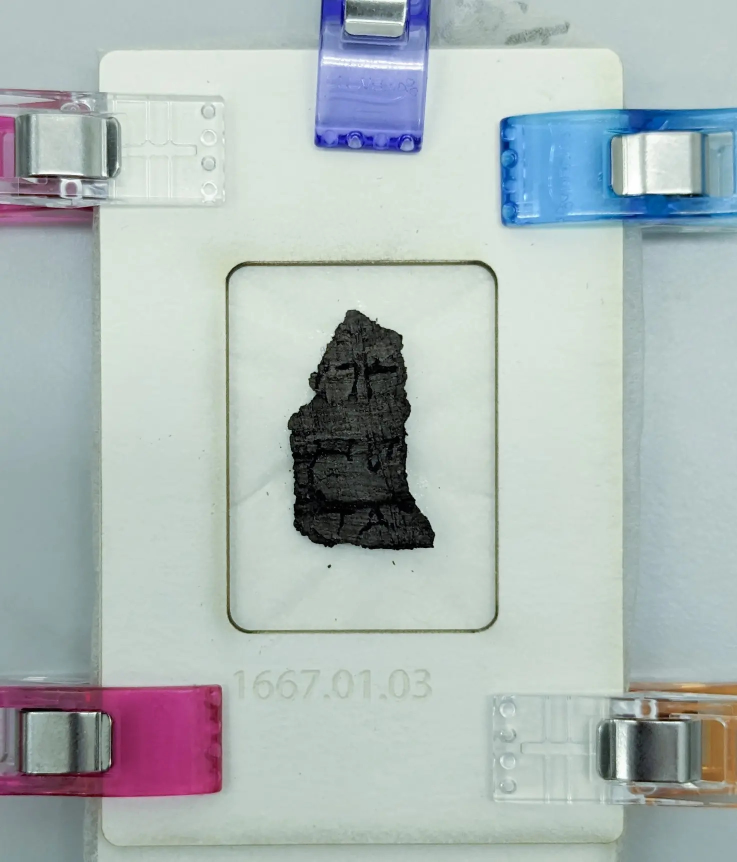
#> input picture images/input/PHerc1667Cr1Fr3_photo.jpg, 1474 x 1723 px (shown at 1/2 size)
$ python highlight_characters.py ../images/input/PHerc1667Cr1Fr3_photo.jpg
#> lines starting #> are read from the running program, lines starting #| are printed output that depends on the picture; after the words box and inside, x2 and y2 are one past the last pixel; in counts of white or black regions, pixels touching at a corner belong together
#!/usr/bin/env python3
"""
Highlight faint ink characters on a carbonized papyrus fragment photo.

Pipeline:
  1. Isolate the fragment (dark blob) from the white mount / clips.
  2. Boost local contrast (CLAHE) inside the fragment only.
  3. Extract thin, locally-different strokes (black-hat + top-hat, i.e. both
     darker-than-surroundings and lighter-than-surroundings strokes).
  4. Clean up noise, keep stroke-sized connected components.
  5. Save an overlay (colored strokes + boxes) and a contrast-enhanced image.

Usage:
    python highlight_characters.py artifact.jpg
    python highlight_characters.py artifact.jpg --kernel 15 --thresh 12 --min-area 25
    python highlight_characters.py artifact.jpg --debug      # saves intermediate masks

Requires: pip install opencv-python numpy
"""
import argparse
import os

import cv2
import numpy as np


def find_fragment_mask(gray, dark_thresh=None):
    """Return a binary mask of the dark fragment (largest dark blob)."""
    blur = cv2.GaussianBlur(gray, (5, 5), 0)
    if dark_thresh is None:
        # Otsu separates the dark charred papyrus from the bright mount
        dark_thresh, _ = cv2.threshold(blur, 0, 255, cv2.THRESH_BINARY + cv2.THRESH_OTSU)
        dark_thresh = min(dark_thresh, 110)  # the fragment is very dark; stay conservative
    mask = (blur < dark_thresh).astype(np.uint8) * 255

    # Keep only the largest connected component (the fragment itself)
    n, labels, stats, _ = cv2.connectedComponentsWithStats(mask, connectivity=8)
    if n <= 1:
        raise RuntimeError("No dark fragment found; try --dark-thresh.")
    largest = 1 + np.argmax(stats[1:, cv2.CC_STAT_AREA])
    mask = (labels == largest).astype(np.uint8) * 255

    # Fill holes (ink strokes can look like holes) and smooth the outline
    contours, _ = cv2.findContours(mask, cv2.RETR_EXTERNAL, cv2.CHAIN_APPROX_SIMPLE)
    filled = np.zeros_like(mask)
    cv2.drawContours(filled, contours, -1, 255, thickness=cv2.FILLED)
    filled = cv2.morphologyEx(filled, cv2.MORPH_CLOSE, np.ones((7, 7), np.uint8))
    return filled


def extract_strokes(gray, frag_mask, kernel_size, thresh):
    """Detect thin local-contrast strokes inside the fragment."""
    # Local contrast enhancement
    clahe = cv2.createCLAHE(clipLimit=4.0, tileGridSize=(8, 8))
    # Stretch the fragment's narrow intensity range first
    vals = gray[frag_mask > 0]
    lo, hi = np.percentile(vals, [1, 99])
    stretched = np.clip((gray.astype(np.float32) - lo) / max(hi - lo, 1) * 255, 0, 255).astype(np.uint8)
    enhanced = clahe.apply(stretched)
    enhanced = cv2.GaussianBlur(enhanced, (3, 3), 0)

    k = cv2.getStructuringElement(cv2.MORPH_ELLIPSE, (kernel_size, kernel_size))
    blackhat = cv2.morphologyEx(enhanced, cv2.MORPH_BLACKHAT, k)  # darker strokes
    tophat = cv2.morphologyEx(enhanced, cv2.MORPH_TOPHAT, k)      # lighter strokes
    strokes = cv2.max(blackhat, tophat)

    # Erode the fragment mask so the fragment's edge is not detected as a "stroke"
    inner = cv2.erode(frag_mask, np.ones((15, 15), np.uint8))
    strokes = cv2.bitwise_and(strokes, strokes, mask=inner)

    _, binary = cv2.threshold(strokes, thresh, 255, cv2.THRESH_BINARY)
    binary = cv2.morphologyEx(binary, cv2.MORPH_OPEN, np.ones((2, 2), np.uint8))
    binary = cv2.morphologyEx(binary, cv2.MORPH_CLOSE, np.ones((3, 3), np.uint8))
    return enhanced, strokes, binary


def filter_components(binary, min_area, max_area):
    """Keep connected components that are plausibly letter strokes."""
    n, labels, stats, _ = cv2.connectedComponentsWithStats(binary, connectivity=8)
    keep = np.zeros_like(binary)
    boxes = []
    for i in range(1, n):
        x, y, w, h, area = stats[i]
        if area < min_area or area > max_area:
            continue
        keep[labels == i] = 255
        boxes.append((x, y, w, h))
    return keep, boxes


def merge_boxes(boxes, shape, dilate=25):
    """Group nearby strokes into character-level boxes."""
    if not boxes:
        return []
    canvas = np.zeros(shape[:2], np.uint8)
    for x, y, w, h in boxes:
        cv2.rectangle(canvas, (x, y), (x + w, y + h), 255, -1)
    canvas = cv2.dilate(canvas, np.ones((dilate, dilate), np.uint8))
    contours, _ = cv2.findContours(canvas, cv2.RETR_EXTERNAL, cv2.CHAIN_APPROX_SIMPLE)
    merged = []
    pad = dilate // 2
    for c in contours:
        x, y, w, h = cv2.boundingRect(c)
        merged.append((x + pad, y + pad, max(w - 2 * pad, 1), max(h - 2 * pad, 1)))
    return merged


def main():
    ap = argparse.ArgumentParser(description="Highlight characters on a papyrus fragment photo.")
    ap.add_argument("image", help="Path to the artifact photo")
    ap.add_argument("-o", "--output", default=None, help="Output overlay path")
    ap.add_argument("--kernel", type=int, default=15, help="Stroke-scale kernel size in px (odd; ~stroke length)")
    ap.add_argument("--thresh", type=int, default=14, help="Stroke detection threshold (lower = more sensitive)")
    ap.add_argument("--min-area", type=int, default=30, help="Min stroke component area (px)")
    ap.add_argument("--max-area", type=int, default=4000, help="Max stroke component area (px)")
    ap.add_argument("--dark-thresh", type=int, default=None, help="Manual threshold for fragment segmentation")
    ap.add_argument("--color", default="0,255,255", help="Highlight color as B,G,R (default yellow)")
    ap.add_argument("--debug", action="store_true", help="Save intermediate images")
    args = ap.parse_args()

    img = cv2.imread(args.image)
#> img is the input picture: shape (1723, 1474, 3); mean B, G, R 183, 184.1, 173.2
    if img is None:
        raise SystemExit(f"Could not read image: {args.image}")
    color = tuple(int(c) for c in args.color.split(","))
    if args.kernel % 2 == 0:
        args.kernel += 1

    gray = cv2.cvtColor(img, cv2.COLOR_BGR2GRAY)
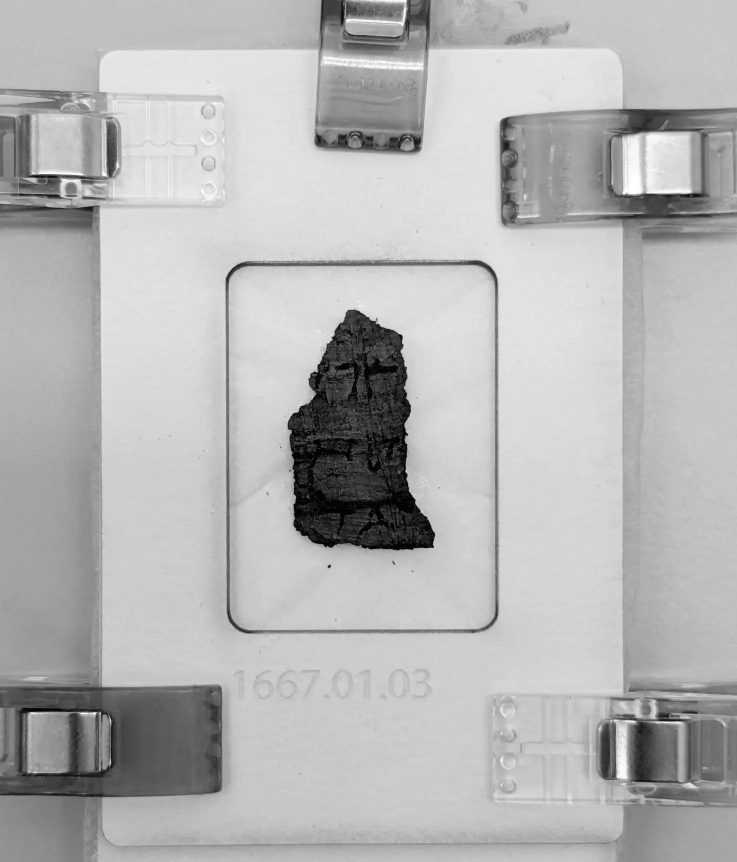
#> gray: shape (1723, 1474) (shown at 1/2 size); min 0, max 255, mean 180.7
    frag = find_fragment_mask(gray, args.dark_thresh)
#> in find_fragment_mask, `dark_thresh, _ = cv2.threshold(blur, 0, 255, cv2.THRESH_BINARY + cv2.T..`: dark_thresh = 143
#> in find_fragment_mask, `dark_thresh = min(dark_thresh, 110)`: dark_thresh = 110
#> in find_fragment_mask, `mask = (blur < dark_thresh).astype(np.uint8) * 255`: mask: shape (1723, 1474); 9.9% white; 96 white regions (41 under 20 px), largest, box (x1, y1, x2, y2) and area: (575, 620, 870, 1101) 95916, (0, 1371, 444, 1603) 77951, (1193, 218, 1474, 444) 17444
#> in find_fragment_mask, `n, labels, stats, _ = cv2.connectedComponentsWithStats(mask, connectiv..`:
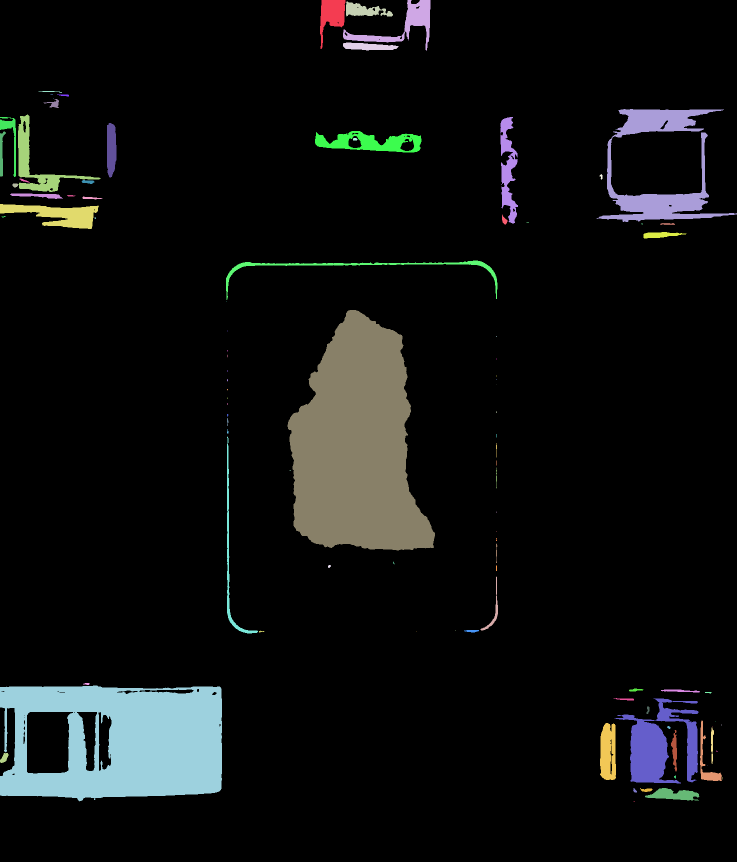
#> labels: shape (1723, 1474) int32 (shown at 1/2 size); 97 distinct labels, from 0 to 96; one colour per label, 0 black
#> in find_fragment_mask, `n, labels, stats, _ = cv2.connectedComponentsWithStats(mask, connectiv..`: n = 97; stats = 97 rows, first 6: [0, 0, 1474, 1723, 2288025], [640, 0, 51, 98, 2631], [686, 0, 175, 101, 4216], [692, 3, 94, 30, 1534], [686, 85, 111, 16, 1244], [77, 182, 47, 4, 75]
#> in find_fragment_mask, `largest = 1 + np.argmax(stats[1:, cv2.CC_STAT_AREA])`: largest = 36
#> in find_fragment_mask, `mask = (labels == largest).astype(np.uint8) * 255`:
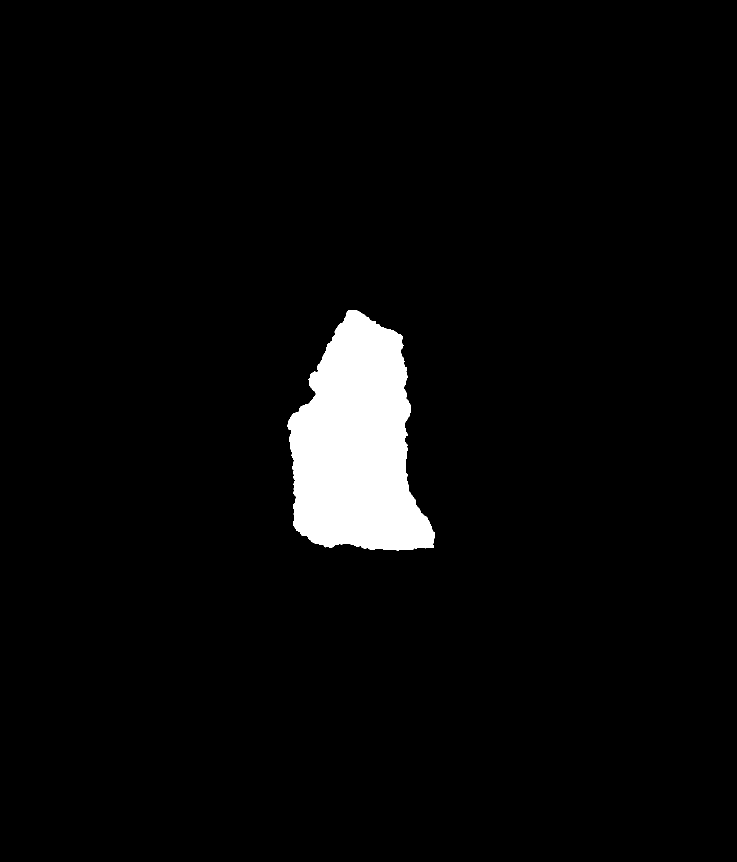
#> mask: shape (1723, 1474) (shown at 1/2 size); 3.8% white; 1 white region
#> in find_fragment_mask, `contours, _ = cv2.findContours(mask, cv2.RETR_EXTERNAL, cv2.CHAIN_APPR..`: contours = 1 contour; box (x1, y1, x2, y2) and area: (575, 620, 870, 1101) 95258
#> in find_fragment_mask, `filled = cv2.morphologyEx(filled, cv2.MORPH_CLOSE, np.ones((7, 7), np...`: filled: shape (1723, 1474); 3.8% white; 1 white region, box (x1, y1, x2, y2) and area: (575, 620, 870, 1101) 96048
    enhanced, strokes, binary = extract_strokes(gray, frag, args.kernel, args.thresh)
#> in extract_strokes, `lo, hi = np.percentile(vals, [1, 99])`: lo = 1; hi = 94
#> in extract_strokes, `stretched = np.clip((gray.astype(np.float32) - lo) / max(hi - lo, 1) *..`:
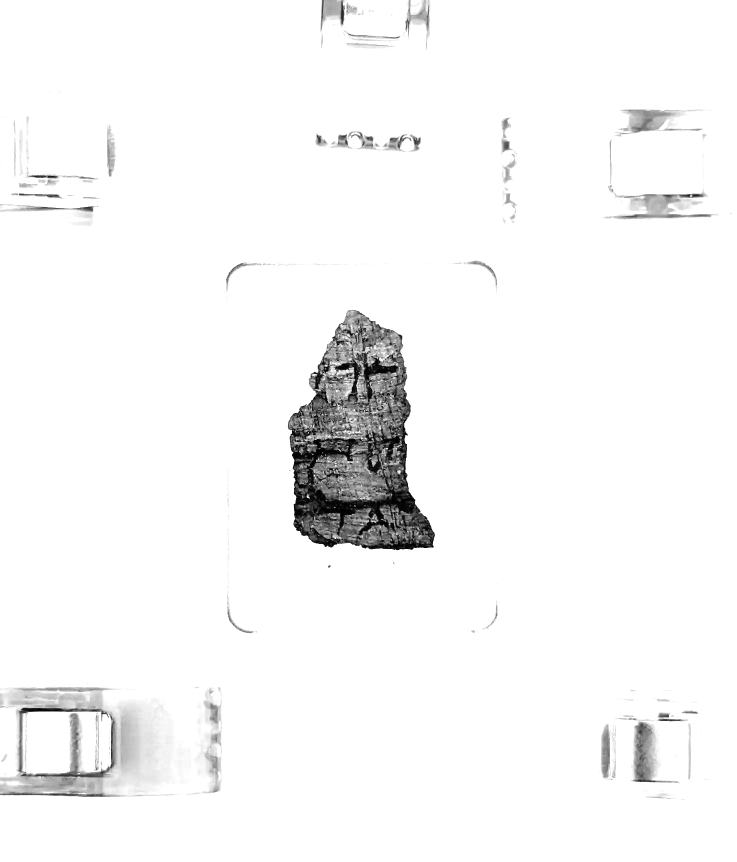
#> stretched: shape (1723, 1474) (shown at 1/2 size); min 0, max 255, mean 246.6
#> in extract_strokes, `inner = cv2.erode(frag_mask, np.ones((15, 15), np.uint8))`: inner: shape (1723, 1474); 3.3% white; 1 white region, box (x1, y1, x2, y2) and area: (584, 628, 861, 1093) 84570
#> in extract_strokes, `strokes = cv2.bitwise_and(strokes, strokes, mask=inner)`:
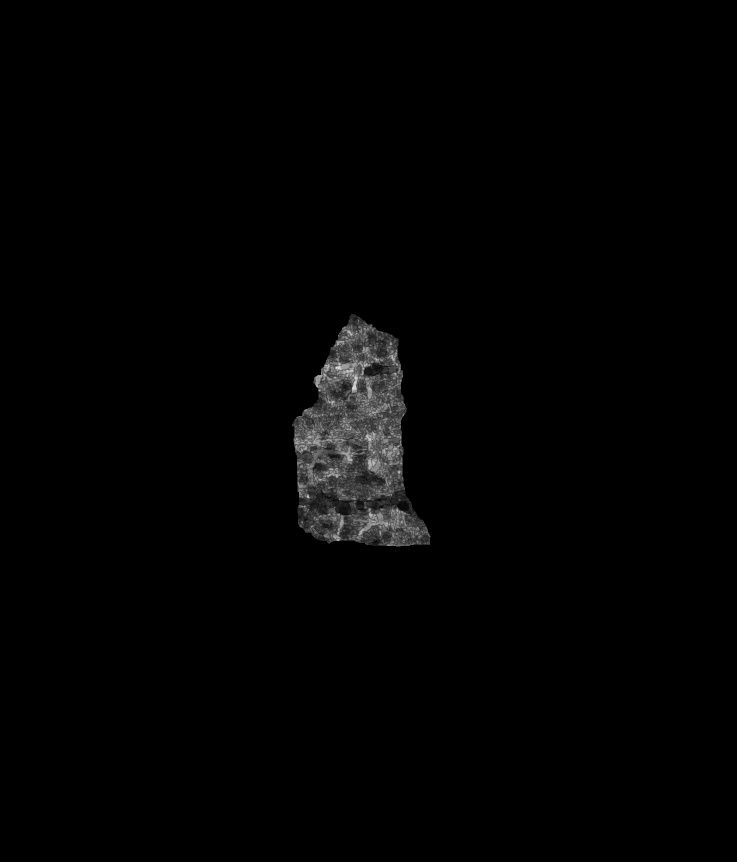
#> strokes: shape (1723, 1474) (shown at 1/2 size); min 0, max 224, mean 2.7
#> in extract_strokes, `_, binary = cv2.threshold(strokes, thresh, 255, cv2.THRESH_BINARY)`: binary: shape (1723, 1474); 3.3% white; 1 white region, box (x1, y1, x2, y2) and area: (584, 628, 861, 1093) 83973
#> in extract_strokes, `binary = cv2.morphologyEx(binary, cv2.MORPH_OPEN, np.ones((2, 2), np.u..`: binary: shape (1723, 1474); 3.3% white; 1 white region, box (x1, y1, x2, y2) and area: (585, 629, 862, 1094) 83950
#> in extract_strokes, `binary = cv2.morphologyEx(binary, cv2.MORPH_CLOSE, np.ones((3, 3), np...`: binary: shape (1723, 1474); 3.3% white; 1 white region, box (x1, y1, x2, y2) and area: (585, 629, 862, 1094) 84253
    ink, boxes = filter_components(binary, args.min_area, args.max_area)
#> in filter_components, `n, labels, stats, _ = cv2.connectedComponentsWithStats(binary, connect..`: labels: shape (1723, 1474) int32; values 0 (black) and 1 (white), 3.3% white; 1 white region
#> in filter_components, `n, labels, stats, _ = cv2.connectedComponentsWithStats(binary, connect..`: n = 2; stats = [[0, 0, 1474, 1723, 2455449], [585, 629, 277, 465, 84253]]
#> the loop in filter_components, `for i in range(1, n):` made 1 pass
#> after the loop in filter_components, `for i in range(1, n):`: keep: shape (1723, 1474); every value is 0
#> after the loop in filter_components, `for i in range(1, n):`: boxes = []
#> boxes = []
    chars = merge_boxes(boxes, gray.shape)
#> chars = []

    # Overlay: tint ink strokes and draw character boxes
    overlay = img.copy()
    overlay[ink > 0] = color
    result = cv2.addWeighted(overlay, 0.75, img, 0.25, 0)
    for x, y, w, h in chars:
        cv2.rectangle(result, (x - 4, y - 4), (x + w + 4, y + h + 4), (0, 0, 255), 2)
#> this loop made 0 passes

    # Outline the fragment itself
    cnts, _ = cv2.findContours(frag, cv2.RETR_EXTERNAL, cv2.CHAIN_APPROX_SIMPLE)
#> cnts = 1 contour; box (x1, y1, x2, y2) and area: (575, 620, 870, 1101) 95390
    cv2.drawContours(result, cnts, -1, (0, 255, 0), 1)
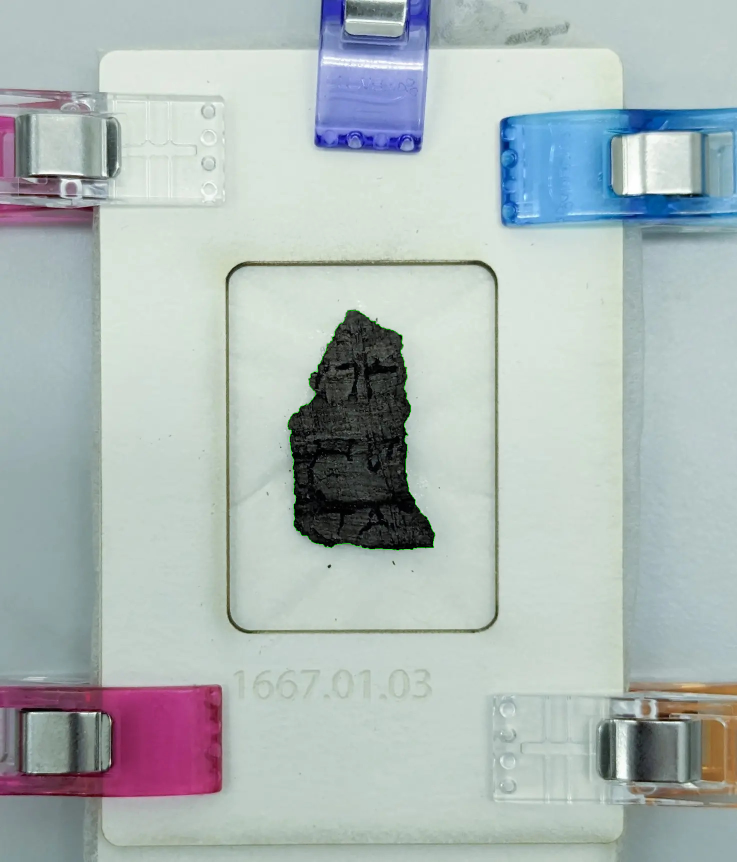
#> result: shape (1723, 1474, 3) (shown at 1/2 size); 0.05% of pixels changed, all inside (x1, y1, x2, y2) = (575, 620, 870, 1101)

    base, _ = os.path.splitext(args.image)
    out = args.output or f"{base}_highlighted.png"
    cv2.imwrite(out, result)

    # Contrast-enhanced crop of the fragment (useful for reading the letters by eye)
    x, y, w, h = cv2.boundingRect(frag)
#> x = 575; y = 620; w = 295; h = 481
    crop = enhanced[y:y + h, x:x + w]
    crop = cv2.resize(crop, None, fx=3, fy=3, interpolation=cv2.INTER_CUBIC)
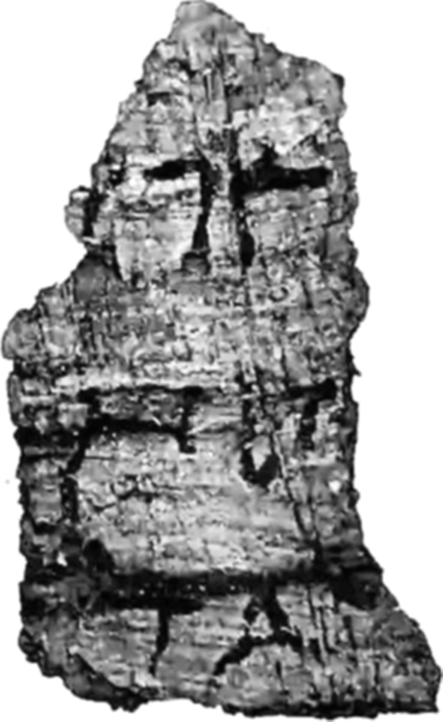
#> crop: shape (1443, 885) (shown at 1/2 size); min 0, max 255, mean 157.9
    enh_out = f"{base}_enhanced.png"
    cv2.imwrite(enh_out, crop)

    if args.debug:
        cv2.imwrite(f"{base}_dbg_fragment_mask.png", frag)
        cv2.imwrite(f"{base}_dbg_strokes.png", strokes)
        cv2.imwrite(f"{base}_dbg_binary.png", binary)
        cv2.imwrite(f"{base}_dbg_ink.png", ink)

    print(f"Stroke components kept : {len(boxes)}")
#| Stroke components kept : 0
    print(f"Character regions      : {len(chars)}")
#| Character regions      : 0
    print(f"Saved overlay          : {out}")
    print(f"Saved enhanced crop    : {enh_out}")
    print("Tip: if too much/too little is highlighted, adjust --thresh and --kernel.")


if __name__ == "__main__":
    main()
